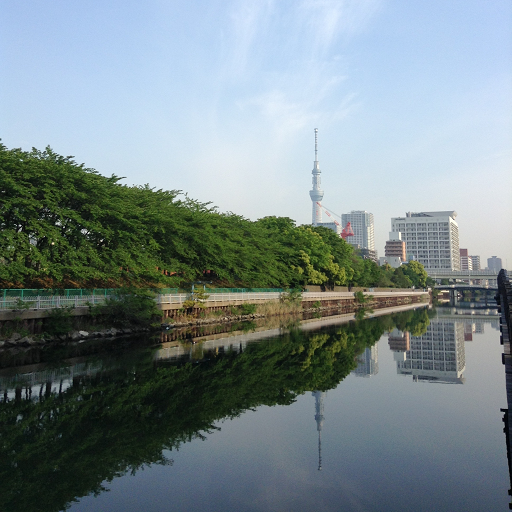
%> input picture skytree.png, 512 x 512 px
$ octave kadai4.m   (GNU Octave 9; MATLAB toolbox functions it lacks are replaced by stand-ins)
%> lines starting %> are read from the running program, lines starting %| are printed output that depends on the picture
% 課題４　画像のヒストグラム
% 画素の濃度ヒストグラムを生成せよ．
% 下記はサンプルプログラムである．
% 課題作成にあたっては「Lenna」以外の画像を用いよ．

clear; close all;% 変数のオールクリア

ORG=imread('skytree.png'); % 原画像の入力
%> ORG is the input picture: size 512x512x3 uint8; mean R, G, B 121.5, 135.9, 138.8
ORG=rgb2gray(ORG); % カラー画像を白黒濃淡画像へ変換
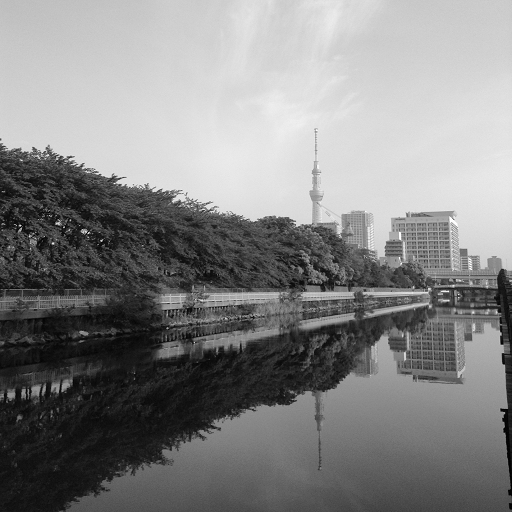
%> ORG: size 512x512 uint8; min 0, max 255, mean 131.9
imagesc(ORG); colormap(gray); colorbar;axis image;
pause;

imhist(ORG); % ヒストグラムの表示
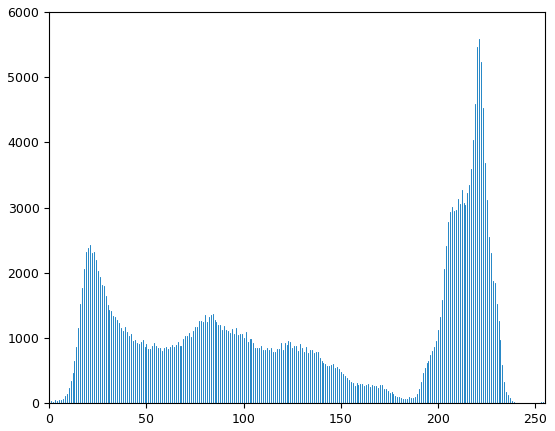
%> figure redrawn from the program's plot data; highest point at x = 221, y = 5580
